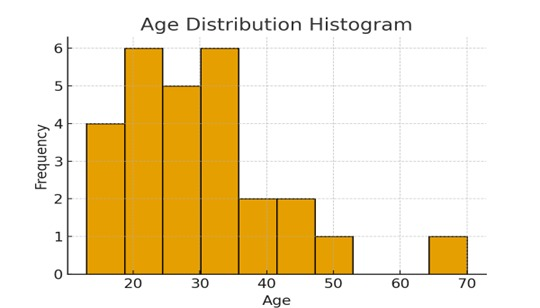
#> input picture coordinator/source.jpg, 540 x 308 px
$ python main.py
#> lines starting #> are read from the running program, lines starting #| are printed output that depends on the picture
import requests
import os
import time
from PIL import Image

# --- CONFIGURATION ---
SOURCE_IMAGE_PATH = 'source.jpg'
OUTPUT_IMAGE_PATH = 'final_output.jpg'
WORKER_URLS = [
    'http://localhost:5001/process',  # Python Worker (Grayscale)
    'http://localhost:5002/process',  # Node.js Worker (Sepia)
]
NUM_WORKERS = len(WORKER_URLS)
OUTPUT_DIR = '../output'

def prepare_and_split_image():
    print(f"Loading source image: {SOURCE_IMAGE_PATH}")
    if not os.path.exists(SOURCE_IMAGE_PATH):
        print(f"Error: Add an image named 'source.jpg' to the coordinator folder.")
        return None

    # Clear previous output directories
    for i in range(NUM_WORKERS):
        worker_output_dir = os.path.join(OUTPUT_DIR, f'worker{i+1}')
        if not os.path.exists(worker_output_dir):
            os.makedirs(worker_output_dir)
        for f in os.listdir(worker_output_dir):
            os.remove(os.path.join(worker_output_dir, f))

    image = Image.open(SOURCE_IMAGE_PATH)
#> image is the input picture: PIL image 540x308 RGB; mean R, G, B 242, 226.5, 192
    width, height = image.size
#> width = 540; height = 308
    strip_height = height // NUM_WORKERS
#> strip_height = 154

    strips = []
    print("Splitting image into horizontal strips...")
    for i in range(NUM_WORKERS):
        start_y = i * strip_height
        end_y = (i + 1) * strip_height if i < NUM_WORKERS - 1 else height
        strip = image.crop((0, start_y, width, end_y))
        strips.append(strip)
#> this loop made 2 passes
#> pass 1, in prepare_and_split_image, `strip = image.crop((0, start_y, width, end_y))`:
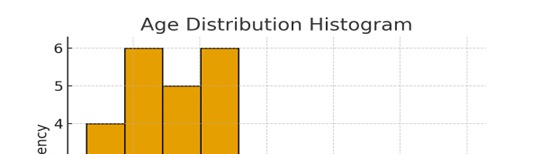
#> strip: PIL image 540x154 RGB; mean R, G, B 245.1, 235.7, 214.7
#> pass 2, in prepare_and_split_image, `strip = image.crop((0, start_y, width, end_y))`:
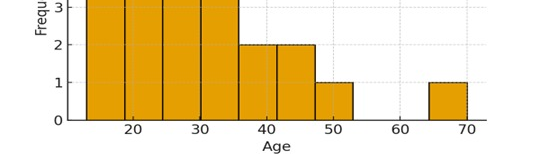
#> strip: PIL image 540x154 RGB; mean R, G, B 238.9, 217.4, 169.4
#> after the loop, strips = 2 items
    return strips

def distribute_tasks(strips):
    temp_strip_paths = []
    for i, strip in enumerate(strips):
        worker_url = WORKER_URLS[i]
        temp_path = f'temp_strip_{i}.png'
        strip.save(temp_path)
        temp_strip_paths.append(temp_path)

        print(f"Sending strip {i+1} to worker at {worker_url}...")
        try:
            with open(temp_path, 'rb') as f:
                response = requests.post(worker_url, files={'image': f}, timeout=30)
                response.raise_for_status()
            print(f"  -> Worker {i+1} responded: {response.json()['message']}")
        except requests.exceptions.RequestException as e:
            print(f"  -> ERROR sending to worker {i+1}: {e}")
#> this loop made 1 pass
#> (worker_url, temp_path) on pass 1: ('http://localhost:5001/process', 'temp_strip_0.png')
#> (printed output is left out)
#> after the loop, temp_strip_paths = ['temp_strip_0.png']

    for path in temp_strip_paths:
        os.remove(path)

def assemble_image():
    print("\nWaiting a few seconds for workers to save files...")
    time.sleep(3)

    processed_strips = []
    total_height = 0
    max_width = 0

    print("Fetching processed strips...")
    for i in range(NUM_WORKERS):
        strip_path = os.path.join(OUTPUT_DIR, f'worker{i+1}', 'processed.png')
        if os.path.exists(strip_path):
            strip_img = Image.open(strip_path)
            processed_strips.append(strip_img)
            total_height += strip_img.height
            if strip_img.width > max_width:
                max_width = strip_img.width
        else:
            print(f"Error: Processed strip not found for worker {i+1}")
            return

    if len(processed_strips) != NUM_WORKERS:
        print("Missing processed strips. Aborting assembly.")
        return

    print("Stitching images back together...")
    final_image = Image.new('RGB', (max_width, total_height))
    current_y = 0
    for strip in processed_strips:
        final_image.paste(strip, (0, current_y))
        current_y += strip.height

    final_image.save(OUTPUT_IMAGE_PATH)
    print(f"\n✅ Success! Final image saved to '{OUTPUT_IMAGE_PATH}'")

if __name__ == '__main__':
    image_strips = prepare_and_split_image()
    if image_strips:
        distribute_tasks(image_strips)
#> (the call stopped at in distribute_tasks, `response = requests.post(worker_url, files={'image': f}, timeout=30)`: requests is not available in this run)
        assemble_image()
